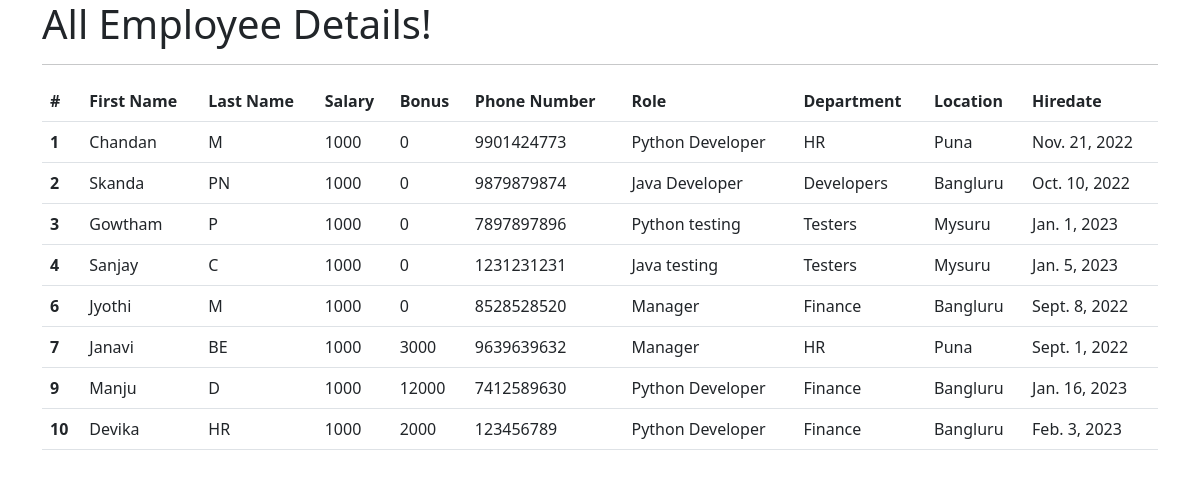
/details/all_emp/, run on the app's committed database.
### myApp/models.py (models this page shows, shortened)
class employee(models.Model):
    first_name = models.CharField(max_length=100)
    last_name = models.CharField(max_length=100)
    dept = models.ForeignKey(department, on_delete=models.CASCADE)
    salary = models.IntegerField(default=0)
    bonus = models.IntegerField(default=0)
    role = models.ForeignKey(role, on_delete=models.CASCADE)
    phone = models.IntegerField(default=0)
    hire_date = models.DateField()

class role(models.Model):
    name = models.CharField(max_length=100)

class department(models.Model):
    name = models.CharField(max_length=100)
    location = models.CharField(max_length=100)

### myApp/views.py (the view)
# urls.py: path('all_emp/', views.all_emp, name='all_emp'),
def all_emp(request):
    emps = employee.objects.all()
    context = {
        'emps': emps
    }
    return render(request, 'view_all_emp.html', context)

### template/view_all_emp.html (shortened to what this page needs)
{% extends 'base.html' %}
{% block body %}
<div class="container">
  <h1>All Employee Details!</h1>
<hr>
  <table class="table">
    <thead>
      <tr>
      <th scope="col">#</th>
      <th scope="col">First Name</th>
      <th scope="col">Last Name</th>
      <th scope="col">Salary</th>
      <th scope="col">Bonus</th>
      <th scope="col">Phone Number</th>
      <th scope="col">Role</th>
      <th scope="col">Department</th>
      <th scope="col">Location</th>
      <th scope="col">Hiredate</th>
      </tr>
    </thead>
  {% for emp in emps %}
    <tbody>
      <tr>
      <th scope="row">{{emp.id}}</th>
      <td>{{emp.first_name}}</td>
      <td>{{emp.last_name}}</td>
      <td>{{emp.salary}}</td>
      <td>{{emp.bonus}}</td>
      <td>{{emp.phone}}</td>
      <td>{{emp.role.name}}</td>
      <td>{{emp.dept.name}}</td>
      <td>{{emp.dept.location}}</td>
      <td>{{emp.hire_date}}</td>
      </tr>
    </tbody>
  {% endfor %}
  </table>
</div>
{% endblock body %}

### template/base.html (shortened to what this page needs)
<!DOCTYPE html>
<html lang="en">
<head>
  <link href="https://cdn.jsdelivr.net/npm/bootstrap@5.3.0-alpha3/dist/css/bootstrap.min.css" rel="stylesheet">
</head>
<body>
    {% block body %}
    {% endblock body %}
</body>
</html>

### data on the page
employee: id "1", first_name "Chandan", last_name "M", salary "1000", bonus "0", phone "9901424773", role.name "Python Developer", dept.name "HR", dept.location "Puna", hire_date "Nov. 21, 2022"
employee: id "2", first_name "Skanda", last_name "PN", salary "1000", bonus "0", phone "9879879874", role.name "Java Developer", dept.name "Developers", dept.location "Bangluru", hire_date "Oct. 10, 2022"
employee: id "3", first_name "Gowtham", last_name "P", salary "1000", bonus "0", phone "7897897896", role.name "Python testing", dept.name "Testers", dept.location "Mysuru", hire_date "Jan. 1, 2023"
employee: id "4", first_name "Sanjay", last_name "C", salary "1000", bonus "0", phone "1231231231", role.name "Java testing", dept.name "Testers", dept.location "Mysuru", hire_date "Jan. 5, 2023"
employee: id "6", first_name "Jyothi", last_name "M", salary "1000", bonus "0", phone "8528528520", role.name "Manager", dept.name "Finance", dept.location "Bangluru", hire_date "Sept. 8, 2022"
employee: id "7", first_name "Janavi", last_name "BE", salary "1000", bonus "3000", phone "9639639632", role.name "Manager", dept.name "HR", dept.location "Puna", hire_date "Sept. 1, 2022"
employee: id "9", first_name "Manju", last_name "D", salary "1000", bonus "12000", phone "7412589630", role.name "Python Developer", dept.name "Finance", dept.location "Bangluru", hire_date "Jan. 16, 2023"
employee: id "10", first_name "Devika", last_name "HR", salary "1000", bonus "2000", phone "123456789", role.name "Python Developer", dept.name "Finance", dept.location "Bangluru", hire_date "Feb. 3, 2023"
